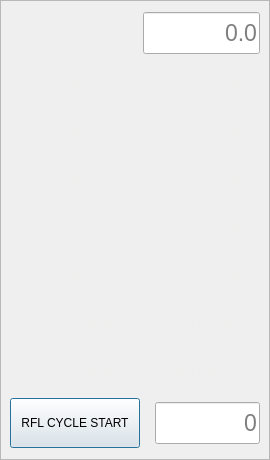
<?xml version="1.0" encoding="UTF-8"?>
<ui version="4.0">
 <class>Dialog</class>
 <widget class="QDialog" name="Dialog">
  <property name="geometry">
   <rect>
    <x>0</x>
    <y>0</y>
    <width>270</width>
    <height>460</height>
   </rect>
  </property>
  <property name="sizePolicy">
   <sizepolicy hsizetype="Fixed" vsizetype="Fixed">
    <horstretch>0</horstretch>
    <verstretch>0</verstretch>
   </sizepolicy>
  </property>
  <property name="windowTitle">
   <string>Frame</string>
  </property>
  <layout class="QHBoxLayout" name="horizontalLayout">
   <property name="spacing">
    <number>0</number>
   </property>
   <property name="leftMargin">
    <number>0</number>
   </property>
   <property name="topMargin">
    <number>0</number>
   </property>
   <property name="rightMargin">
    <number>0</number>
   </property>
   <property name="bottomMargin">
    <number>0</number>
   </property>
   <item>
    <widget class="QFrame" name="frame">
     <property name="sizePolicy">
      <sizepolicy hsizetype="Fixed" vsizetype="Preferred">
       <horstretch>0</horstretch>
       <verstretch>0</verstretch>
      </sizepolicy>
     </property>
     <property name="minimumSize">
      <size>
       <width>250</width>
       <height>0</height>
      </size>
     </property>
     <property name="maximumSize">
      <size>
       <width>270</width>
       <height>16777215</height>
      </size>
     </property>
     <property name="frameShape">
      <enum>QFrame::StyledPanel</enum>
     </property>
     <property name="frameShadow">
      <enum>QFrame::Raised</enum>
     </property>
     <layout class="QVBoxLayout" name="verticalLayout">
      <item>
       <layout class="QHBoxLayout" name="horizontalLayout_5">
        <property name="spacing">
         <number>15</number>
        </property>
        <property name="topMargin">
         <number>0</number>
        </property>
        <property name="bottomMargin">
         <number>0</number>
        </property>
        <item>
         <widget class="QLabel" name="rfh_pos_feedrate_label">
          <property name="enabled">
           <bool>false</bool>
          </property>
          <property name="sizePolicy">
           <sizepolicy hsizetype="Preferred" vsizetype="Fixed">
            <horstretch>1</horstretch>
            <verstretch>0</verstretch>
           </sizepolicy>
          </property>
          <property name="minimumSize">
           <size>
            <width>0</width>
            <height>40</height>
           </size>
          </property>
          <property name="maximumSize">
           <size>
            <width>16777215</width>
            <height>40</height>
           </size>
          </property>
          <property name="styleSheet">
           <string notr="true">QLabel{
    color: rgb(238, 238, 236);
	font: 16pt &quot;Bebas Kai&quot;;
    border: none;
}</string>
          </property>
          <property name="text">
           <string>GOTO FEEDRATE</string>
          </property>
          <property name="alignment">
           <set>Qt::AlignRight|Qt::AlignTrailing|Qt::AlignVCenter</set>
          </property>
         </widget>
        </item>
        <item>
         <widget class="VCPLineEdit" name="rfh_pos_feedrate">
          <property name="sizePolicy">
           <sizepolicy hsizetype="Preferred" vsizetype="Fixed">
            <horstretch>1</horstretch>
            <verstretch>0</verstretch>
           </sizepolicy>
          </property>
          <property name="minimumSize">
           <size>
            <width>0</width>
            <height>42</height>
           </size>
          </property>
          <property name="maximumSize">
           <size>
            <width>16777215</width>
            <height>42</height>
           </size>
          </property>
          <property name="toolTip">
           <string>&lt;html&gt;&lt;head/&gt;&lt;body&gt;&lt;p&gt;&lt;span style=&quot; font-weight:600; font-style:italic; text-decoration: underline; color:#ff0000;&quot;&gt;IMPORTANT WARNING!!!&lt;/span&gt;&lt;/p&gt;&lt;p&gt;&lt;span style=&quot; font-weight:600; color:#ff0000;&quot;&gt;RUN FROM LINE &lt;/span&gt;&lt;span style=&quot; color:#000000;&quot;&gt;does &lt;/span&gt;&lt;span style=&quot; font-weight:600; color:#ff0000;&quot;&gt;NOT &lt;/span&gt;&lt;span style=&quot; color:#000000;&quot;&gt;account for any&lt;/span&gt;&lt;/p&gt;&lt;p&gt;&lt;span style=&quot; color:#000000;&quot;&gt;preceding commands such as but not limited &lt;/span&gt;&lt;/p&gt;&lt;p&gt;&lt;span style=&quot; color:#000000;&quot;&gt;too the following:&lt;/span&gt;&lt;/p&gt;&lt;p&gt;&lt;span style=&quot; color:#000000;&quot;&gt;- XYZ positioning move Commands&lt;/span&gt;&lt;/p&gt;&lt;p&gt;&lt;span style=&quot; color:#000000;&quot;&gt;- Feedrate Commands&lt;/span&gt;&lt;/p&gt;&lt;p&gt;&lt;span style=&quot; color:#000000;&quot;&gt;- G5x Work Offset Commands&lt;/span&gt;&lt;/p&gt;&lt;p&gt;&lt;span style=&quot; color:#000000;&quot;&gt;- Tool Change Commands&lt;/span&gt;&lt;/p&gt;&lt;p&gt;&lt;span style=&quot; color:#000000;&quot;&gt;- Tool length offsets that need to be active&lt;/span&gt;&lt;/p&gt;&lt;p&gt;&lt;span style=&quot; color:#000000;&quot;&gt;- Spindle or Coolant ON Commands&lt;/span&gt;&lt;/p&gt;&lt;p&gt;&lt;span style=&quot; color:#000000;&quot;&gt;- ANY Commands not on the current line&lt;/span&gt;&lt;/p&gt;&lt;p&gt;&lt;span style=&quot; font-weight:600; color:#ff0000;&quot;&gt;It is recommended to be run from a previous&lt;/span&gt;&lt;/p&gt;&lt;p&gt;&lt;span style=&quot; font-weight:600; color:#ff0000;&quot;&gt;tool change line that reissues all of those &lt;/span&gt;&lt;/p&gt;&lt;p&gt;&lt;span style=&quot; font-weight:600; color:#ff0000;&quot;&gt;commands to avoid unexpected behavior!&lt;/span&gt;&lt;/p&gt;&lt;/body&gt;&lt;/html&gt;</string>
          </property>
          <property name="statusTip">
           <string>Warning! this run command does not account for preceding positioning moves or commands!</string>
          </property>
          <property name="styleSheet">
           <string notr="true">font: 17pt;</string>
          </property>
          <property name="text">
           <string/>
          </property>
          <property name="alignment">
           <set>Qt::AlignRight|Qt::AlignTrailing|Qt::AlignVCenter</set>
          </property>
          <property name="placeholderText">
           <string>0.0</string>
          </property>
         </widget>
        </item>
       </layout>
      </item>
      <item>
       <layout class="QHBoxLayout" name="horizontalLayout_2">
        <property name="spacing">
         <number>15</number>
        </property>
        <property name="topMargin">
         <number>0</number>
        </property>
        <property name="bottomMargin">
         <number>0</number>
        </property>
        <item>
         <widget class="QLabel" name="rfh_x_axis_goto_pos">
          <property name="enabled">
           <bool>false</bool>
          </property>
          <property name="sizePolicy">
           <sizepolicy hsizetype="Preferred" vsizetype="Fixed">
            <horstretch>1</horstretch>
            <verstretch>0</verstretch>
           </sizepolicy>
          </property>
          <property name="minimumSize">
           <size>
            <width>0</width>
            <height>40</height>
           </size>
          </property>
          <property name="maximumSize">
           <size>
            <width>16777215</width>
            <height>40</height>
           </size>
          </property>
          <property name="styleSheet">
           <string notr="true">QLabel{
    color: rgb(238, 238, 236);
	font: 16pt &quot;Bebas Kai&quot;;
    border: none;
}</string>
          </property>
          <property name="text">
           <string>X AXIS GOTO :</string>
          </property>
          <property name="alignment">
           <set>Qt::AlignRight|Qt::AlignTrailing|Qt::AlignVCenter</set>
          </property>
         </widget>
        </item>
        <item>
         <widget class="QLabel" name="rfh_x_pos_coords">
          <property name="enabled">
           <bool>false</bool>
          </property>
          <property name="sizePolicy">
           <sizepolicy hsizetype="Preferred" vsizetype="Fixed">
            <horstretch>1</horstretch>
            <verstretch>0</verstretch>
           </sizepolicy>
          </property>
          <property name="minimumSize">
           <size>
            <width>0</width>
            <height>40</height>
           </size>
          </property>
          <property name="maximumSize">
           <size>
            <width>16777215</width>
            <height>40</height>
           </size>
          </property>
          <property name="styleSheet">
           <string notr="true">QLabel{
    color: rgb(238, 238, 236);
	font: 17pt &quot;Bebas Kai&quot;;
    border: none;
    margin-right:3px;
}</string>
          </property>
          <property name="text">
           <string>0.0000</string>
          </property>
          <property name="alignment">
           <set>Qt::AlignRight|Qt::AlignTrailing|Qt::AlignVCenter</set>
          </property>
         </widget>
        </item>
       </layout>
      </item>
      <item>
       <layout class="QHBoxLayout" name="horizontalLayout_3">
        <property name="spacing">
         <number>15</number>
        </property>
        <property name="topMargin">
         <number>0</number>
        </property>
        <property name="bottomMargin">
         <number>0</number>
        </property>
        <item>
         <widget class="QLabel" name="rfh_y_axis_goto_pos">
          <property name="enabled">
           <bool>false</bool>
          </property>
          <property name="sizePolicy">
           <sizepolicy hsizetype="Preferred" vsizetype="Fixed">
            <horstretch>1</horstretch>
            <verstretch>0</verstretch>
           </sizepolicy>
          </property>
          <property name="minimumSize">
           <size>
            <width>0</width>
            <height>40</height>
           </size>
          </property>
          <property name="maximumSize">
           <size>
            <width>16777215</width>
            <height>40</height>
           </size>
          </property>
          <property name="styleSheet">
           <string notr="true">QLabel{
    color: rgb(238, 238, 236);
	font: 16pt &quot;Bebas Kai&quot;;
    border: none;
}</string>
          </property>
          <property name="text">
           <string>Y AXIS GOTO :</string>
          </property>
          <property name="alignment">
           <set>Qt::AlignRight|Qt::AlignTrailing|Qt::AlignVCenter</set>
          </property>
         </widget>
        </item>
        <item>
         <widget class="QLabel" name="rfh_y_pos_coords">
          <property name="enabled">
           <bool>false</bool>
          </property>
          <property name="sizePolicy">
           <sizepolicy hsizetype="Preferred" vsizetype="Fixed">
            <horstretch>1</horstretch>
            <verstretch>0</verstretch>
           </sizepolicy>
          </property>
          <property name="minimumSize">
           <size>
            <width>0</width>
            <height>40</height>
           </size>
          </property>
          <property name="maximumSize">
           <size>
            <width>16777215</width>
            <height>40</height>
           </size>
          </property>
          <property name="styleSheet">
           <string notr="true">QLabel{
    color: rgb(238, 238, 236);
	font: 17pt &quot;Bebas Kai&quot;;
    border: none;
    margin-right:3px;
}</string>
          </property>
          <property name="text">
           <string>0.0000</string>
          </property>
          <property name="alignment">
           <set>Qt::AlignRight|Qt::AlignTrailing|Qt::AlignVCenter</set>
          </property>
         </widget>
        </item>
       </layout>
      </item>
      <item>
       <layout class="QHBoxLayout" name="horizontalLayout_4">
        <property name="spacing">
         <number>15</number>
        </property>
        <property name="topMargin">
         <number>0</number>
        </property>
        <property name="bottomMargin">
         <number>0</number>
        </property>
        <item>
         <widget class="QLabel" name="rfh_z_axis_goto_pos">
          <property name="enabled">
           <bool>false</bool>
          </property>
          <property name="sizePolicy">
           <sizepolicy hsizetype="Preferred" vsizetype="Fixed">
            <horstretch>1</horstretch>
            <verstretch>0</verstretch>
           </sizepolicy>
          </property>
          <property name="minimumSize">
           <size>
            <width>0</width>
            <height>40</height>
           </size>
          </property>
          <property name="maximumSize">
           <size>
            <width>16777215</width>
            <height>40</height>
           </size>
          </property>
          <property name="styleSheet">
           <string notr="true">QLabel{
    color: rgb(238, 238, 236);
	font: 16pt &quot;Bebas Kai&quot;;
    border: none;
}</string>
          </property>
          <property name="text">
           <string>Z AXIS GOTO :</string>
          </property>
          <property name="alignment">
           <set>Qt::AlignRight|Qt::AlignTrailing|Qt::AlignVCenter</set>
          </property>
         </widget>
        </item>
        <item>
         <widget class="QLabel" name="rfh_z_pos_coords">
          <property name="enabled">
           <bool>false</bool>
          </property>
          <property name="sizePolicy">
           <sizepolicy hsizetype="Preferred" vsizetype="Fixed">
            <horstretch>1</horstretch>
            <verstretch>0</verstretch>
           </sizepolicy>
          </property>
          <property name="minimumSize">
           <size>
            <width>0</width>
            <height>40</height>
           </size>
          </property>
          <property name="maximumSize">
           <size>
            <width>16777215</width>
            <height>40</height>
           </size>
          </property>
          <property name="styleSheet">
           <string notr="true">QLabel{
    color: rgb(238, 238, 236);
	font: 17pt &quot;Bebas Kai&quot;;
    border: none;
    margin-right:3px;
}</string>
          </property>
          <property name="text">
           <string>0.0000</string>
          </property>
          <property name="alignment">
           <set>Qt::AlignRight|Qt::AlignTrailing|Qt::AlignVCenter</set>
          </property>
         </widget>
        </item>
       </layout>
      </item>
      <item>
       <layout class="QHBoxLayout" name="horizontalLayout_9">
        <property name="spacing">
         <number>15</number>
        </property>
        <property name="topMargin">
         <number>0</number>
        </property>
        <property name="bottomMargin">
         <number>0</number>
        </property>
        <item>
         <widget class="QLabel" name="rfh_a_axis_goto_pos">
          <property name="enabled">
           <bool>false</bool>
          </property>
          <property name="sizePolicy">
           <sizepolicy hsizetype="Preferred" vsizetype="Fixed">
            <horstretch>1</horstretch>
            <verstretch>0</verstretch>
           </sizepolicy>
          </property>
          <property name="minimumSize">
           <size>
            <width>0</width>
            <height>40</height>
           </size>
          </property>
          <property name="maximumSize">
           <size>
            <width>16777215</width>
            <height>40</height>
           </size>
          </property>
          <property name="styleSheet">
           <string notr="true">QLabel{
    color: rgb(238, 238, 236);
	font: 16pt &quot;Bebas Kai&quot;;
    border: none;
}</string>
          </property>
          <property name="text">
           <string>A AXIS GOTO : </string>
          </property>
          <property name="alignment">
           <set>Qt::AlignRight|Qt::AlignTrailing|Qt::AlignVCenter</set>
          </property>
         </widget>
        </item>
        <item>
         <widget class="QLabel" name="rfh_a_pos_coords">
          <property name="enabled">
           <bool>false</bool>
          </property>
          <property name="sizePolicy">
           <sizepolicy hsizetype="Preferred" vsizetype="Fixed">
            <horstretch>1</horstretch>
            <verstretch>0</verstretch>
           </sizepolicy>
          </property>
          <property name="minimumSize">
           <size>
            <width>0</width>
            <height>40</height>
           </size>
          </property>
          <property name="maximumSize">
           <size>
            <width>16777215</width>
            <height>40</height>
           </size>
          </property>
          <property name="styleSheet">
           <string notr="true">QLabel{
    color: rgb(238, 238, 236);
	font: 17pt &quot;Bebas Kai&quot;;
    border: none;
    margin-right:3px;
}</string>
          </property>
          <property name="text">
           <string>0.0000</string>
          </property>
          <property name="alignment">
           <set>Qt::AlignRight|Qt::AlignTrailing|Qt::AlignVCenter</set>
          </property>
         </widget>
        </item>
       </layout>
      </item>
      <item>
       <layout class="QHBoxLayout" name="horizontalLayout_10">
        <property name="spacing">
         <number>15</number>
        </property>
        <property name="topMargin">
         <number>0</number>
        </property>
        <property name="bottomMargin">
         <number>0</number>
        </property>
        <item>
         <widget class="QLabel" name="rfh_a_axis_goto_pos_2">
          <property name="enabled">
           <bool>false</bool>
          </property>
          <property name="sizePolicy">
           <sizepolicy hsizetype="Preferred" vsizetype="Fixed">
            <horstretch>1</horstretch>
            <verstretch>0</verstretch>
           </sizepolicy>
          </property>
          <property name="minimumSize">
           <size>
            <width>0</width>
            <height>40</height>
           </size>
          </property>
          <property name="maximumSize">
           <size>
            <width>16777215</width>
            <height>40</height>
           </size>
          </property>
          <property name="styleSheet">
           <string notr="true">QLabel{
    color: rgb(238, 238, 236);
	font: 16pt &quot;Bebas Kai&quot;;
    border: none;
}</string>
          </property>
          <property name="text">
           <string>B AXIS GOTO :</string>
          </property>
          <property name="alignment">
           <set>Qt::AlignRight|Qt::AlignTrailing|Qt::AlignVCenter</set>
          </property>
         </widget>
        </item>
        <item>
         <widget class="QLabel" name="rfh_b_pos_coords">
          <property name="enabled">
           <bool>false</bool>
          </property>
          <property name="sizePolicy">
           <sizepolicy hsizetype="Preferred" vsizetype="Fixed">
            <horstretch>1</horstretch>
            <verstretch>0</verstretch>
           </sizepolicy>
          </property>
          <property name="minimumSize">
           <size>
            <width>0</width>
            <height>40</height>
           </size>
          </property>
          <property name="maximumSize">
           <size>
            <width>16777215</width>
            <height>40</height>
           </size>
          </property>
          <property name="styleSheet">
           <string notr="true">QLabel{
    color: rgb(238, 238, 236);
	font: 17pt &quot;Bebas Kai&quot;;
    border: none;
    margin-right:3px;
}</string>
          </property>
          <property name="text">
           <string>0.0000</string>
          </property>
          <property name="alignment">
           <set>Qt::AlignRight|Qt::AlignTrailing|Qt::AlignVCenter</set>
          </property>
         </widget>
        </item>
       </layout>
      </item>
      <item>
       <layout class="QHBoxLayout" name="horizontalLayout_6">
        <property name="spacing">
         <number>15</number>
        </property>
        <property name="topMargin">
         <number>0</number>
        </property>
        <property name="bottomMargin">
         <number>0</number>
        </property>
        <item>
         <widget class="QLabel" name="rfh_coolant">
          <property name="enabled">
           <bool>false</bool>
          </property>
          <property name="sizePolicy">
           <sizepolicy hsizetype="Preferred" vsizetype="Fixed">
            <horstretch>1</horstretch>
            <verstretch>0</verstretch>
           </sizepolicy>
          </property>
          <property name="minimumSize">
           <size>
            <width>0</width>
            <height>40</height>
           </size>
          </property>
          <property name="maximumSize">
           <size>
            <width>16777215</width>
            <height>40</height>
           </size>
          </property>
          <property name="styleSheet">
           <string notr="true">QLabel{
    color: rgb(238, 238, 236);
	font: 16pt &quot;Bebas Kai&quot;;
    border: none;
}</string>
          </property>
          <property name="text">
           <string>COOLANT :</string>
          </property>
          <property name="alignment">
           <set>Qt::AlignRight|Qt::AlignTrailing|Qt::AlignVCenter</set>
          </property>
         </widget>
        </item>
        <item>
         <widget class="QLabel" name="rfh_coolant_display">
          <property name="enabled">
           <bool>false</bool>
          </property>
          <property name="sizePolicy">
           <sizepolicy hsizetype="Preferred" vsizetype="Fixed">
            <horstretch>1</horstretch>
            <verstretch>0</verstretch>
           </sizepolicy>
          </property>
          <property name="minimumSize">
           <size>
            <width>0</width>
            <height>40</height>
           </size>
          </property>
          <property name="maximumSize">
           <size>
            <width>16777215</width>
            <height>40</height>
           </size>
          </property>
          <property name="styleSheet">
           <string notr="true">QLabel{
    color: rgb(238, 238, 236);
	font: 16pt &quot;Bebas Kai&quot;;
    border: none;
}</string>
          </property>
          <property name="text">
           <string>M8 FLOOD</string>
          </property>
          <property name="alignment">
           <set>Qt::AlignCenter</set>
          </property>
         </widget>
        </item>
       </layout>
      </item>
      <item>
       <layout class="QHBoxLayout" name="horizontalLayout_7">
        <property name="spacing">
         <number>15</number>
        </property>
        <property name="topMargin">
         <number>0</number>
        </property>
        <property name="bottomMargin">
         <number>0</number>
        </property>
        <item>
         <widget class="QLabel" name="rfh_spindle">
          <property name="enabled">
           <bool>false</bool>
          </property>
          <property name="sizePolicy">
           <sizepolicy hsizetype="Preferred" vsizetype="Fixed">
            <horstretch>1</horstretch>
            <verstretch>0</verstretch>
           </sizepolicy>
          </property>
          <property name="minimumSize">
           <size>
            <width>0</width>
            <height>40</height>
           </size>
          </property>
          <property name="maximumSize">
           <size>
            <width>16777215</width>
            <height>40</height>
           </size>
          </property>
          <property name="styleSheet">
           <string notr="true">QLabel{
    color: rgb(238, 238, 236);
	font: 16pt &quot;Bebas Kai&quot;;
    border: none;
}</string>
          </property>
          <property name="text">
           <string>SPINDLE :</string>
          </property>
          <property name="alignment">
           <set>Qt::AlignRight|Qt::AlignTrailing|Qt::AlignVCenter</set>
          </property>
         </widget>
        </item>
        <item>
         <widget class="QLabel" name="rfh_spindle_display">
          <property name="enabled">
           <bool>false</bool>
          </property>
          <property name="sizePolicy">
           <sizepolicy hsizetype="Preferred" vsizetype="Fixed">
            <horstretch>1</horstretch>
            <verstretch>0</verstretch>
           </sizepolicy>
          </property>
          <property name="minimumSize">
           <size>
            <width>0</width>
            <height>40</height>
           </size>
          </property>
          <property name="maximumSize">
           <size>
            <width>16777215</width>
            <height>40</height>
           </size>
          </property>
          <property name="styleSheet">
           <string notr="true">QLabel{
    color: rgb(238, 238, 236);
	font: 16pt &quot;Bebas Kai&quot;;
    border: none;
}</string>
          </property>
          <property name="text">
           <string>M3 FWD</string>
          </property>
          <property name="alignment">
           <set>Qt::AlignCenter</set>
          </property>
         </widget>
        </item>
       </layout>
      </item>
      <item>
       <layout class="QHBoxLayout" name="horizontalLayout_8">
        <property name="spacing">
         <number>15</number>
        </property>
        <property name="topMargin">
         <number>0</number>
        </property>
        <property name="bottomMargin">
         <number>0</number>
        </property>
        <item>
         <widget class="VCPSettingsPushButton" name="rfl_cycle_start">
          <property name="enabled">
           <bool>true</bool>
          </property>
          <property name="sizePolicy">
           <sizepolicy hsizetype="Fixed" vsizetype="Fixed">
            <horstretch>1</horstretch>
            <verstretch>0</verstretch>
           </sizepolicy>
          </property>
          <property name="minimumSize">
           <size>
            <width>130</width>
            <height>50</height>
           </size>
          </property>
          <property name="maximumSize">
           <size>
            <width>16777215</width>
            <height>50</height>
           </size>
          </property>
          <property name="text">
           <string>RFL CYCLE START</string>
          </property>
          <property name="checkable">
           <bool>false</bool>
          </property>
         </widget>
        </item>
        <item>
         <widget class="VCPLineEdit" name="run_from_line_entry">
          <property name="sizePolicy">
           <sizepolicy hsizetype="Preferred" vsizetype="Fixed">
            <horstretch>1</horstretch>
            <verstretch>0</verstretch>
           </sizepolicy>
          </property>
          <property name="minimumSize">
           <size>
            <width>0</width>
            <height>42</height>
           </size>
          </property>
          <property name="maximumSize">
           <size>
            <width>16777215</width>
            <height>42</height>
           </size>
          </property>
          <property name="toolTip">
           <string>&lt;html&gt;&lt;head/&gt;&lt;body&gt;&lt;p&gt;&lt;span style=&quot; font-weight:600; font-style:italic; text-decoration: underline; color:#ff0000;&quot;&gt;IMPORTANT WARNING!!!&lt;/span&gt;&lt;/p&gt;&lt;p&gt;&lt;span style=&quot; font-weight:600; color:#ff0000;&quot;&gt;RUN FROM LINE &lt;/span&gt;&lt;span style=&quot; color:#000000;&quot;&gt;does &lt;/span&gt;&lt;span style=&quot; font-weight:600; color:#ff0000;&quot;&gt;NOT &lt;/span&gt;&lt;span style=&quot; color:#000000;&quot;&gt;account for any&lt;/span&gt;&lt;/p&gt;&lt;p&gt;&lt;span style=&quot; color:#000000;&quot;&gt;preceding commands such as but not limited &lt;/span&gt;&lt;/p&gt;&lt;p&gt;&lt;span style=&quot; color:#000000;&quot;&gt;too the following:&lt;/span&gt;&lt;/p&gt;&lt;p&gt;&lt;span style=&quot; color:#000000;&quot;&gt;- XYZ positioning move Commands&lt;/span&gt;&lt;/p&gt;&lt;p&gt;&lt;span style=&quot; color:#000000;&quot;&gt;- Feedrate Commands&lt;/span&gt;&lt;/p&gt;&lt;p&gt;&lt;span style=&quot; color:#000000;&quot;&gt;- G5x Work Offset Commands&lt;/span&gt;&lt;/p&gt;&lt;p&gt;&lt;span style=&quot; color:#000000;&quot;&gt;- Tool Change Commands&lt;/span&gt;&lt;/p&gt;&lt;p&gt;&lt;span style=&quot; color:#000000;&quot;&gt;- Tool length offsets that need to be active&lt;/span&gt;&lt;/p&gt;&lt;p&gt;&lt;span style=&quot; color:#000000;&quot;&gt;- Spindle or Coolant ON Commands&lt;/span&gt;&lt;/p&gt;&lt;p&gt;&lt;span style=&quot; color:#000000;&quot;&gt;- ANY Commands not on the current line&lt;/span&gt;&lt;/p&gt;&lt;p&gt;&lt;span style=&quot; font-weight:600; color:#ff0000;&quot;&gt;It is recommended to be run from a previous&lt;/span&gt;&lt;/p&gt;&lt;p&gt;&lt;span style=&quot; font-weight:600; color:#ff0000;&quot;&gt;tool change line that reissues all of those &lt;/span&gt;&lt;/p&gt;&lt;p&gt;&lt;span style=&quot; font-weight:600; color:#ff0000;&quot;&gt;commands to avoid unexpected behavior!&lt;/span&gt;&lt;/p&gt;&lt;/body&gt;&lt;/html&gt;</string>
          </property>
          <property name="statusTip">
           <string>Warning! this run command does not account for preceding positioning moves or commands!</string>
          </property>
          <property name="styleSheet">
           <string notr="true">font: 17pt;</string>
          </property>
          <property name="text">
           <string/>
          </property>
          <property name="alignment">
           <set>Qt::AlignRight|Qt::AlignTrailing|Qt::AlignVCenter</set>
          </property>
          <property name="placeholderText">
           <string>0</string>
          </property>
         </widget>
        </item>
       </layout>
      </item>
     </layout>
    </widget>
   </item>
  </layout>
 </widget>
 <customwidgets>
  <customwidget>
   <class>VCPLineEdit</class>
   <extends>QLineEdit</extends>
   <header>qtpyvcp.widgets.input_widgets.line_edit</header>
  </customwidget>
  <customwidget>
   <class>VCPSettingsPushButton</class>
   <extends>QPushButton</extends>
   <header>qtpyvcp.widgets.input_widgets.setting_slider</header>
  </customwidget>
 </customwidgets>
 <resources/>
 <connections/>
</ui>
